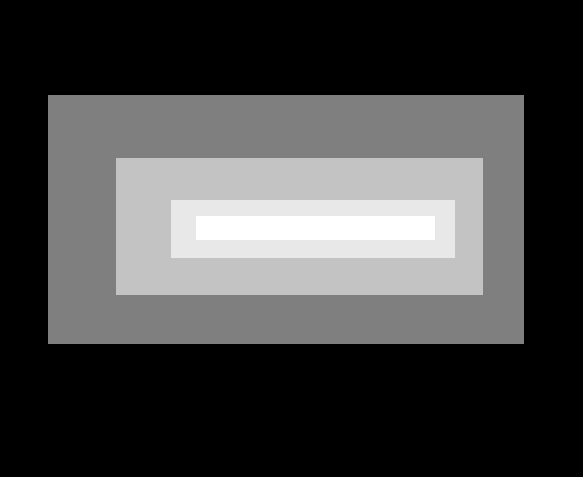
#> input picture five.png, 583 x 477 px
$ jupyter execute Gray_Level_Obj_detection.ipynb   (shell and % lines are left out)
#> lines starting #> are read from the running program, lines starting #| are printed output that depends on the picture; after the words box and inside, x2 and y2 are one past the last pixel; in counts of white or black regions, pixels touching at a corner belong together
[cell 1]
# Put these at the top of every notebook, to get automatic reloading and inline plotting - murali

[cell 2]
from tqdm import tqdm_notebook

[cell 3]
import cv2
import numpy as np
import matplotlib.pyplot as plt #importing matplotlib

[cell 4]
img=cv2.imread("five.png",cv2.IMREAD_GRAYSCALE)
#> img is the input picture: shape (477, 583); min 0, max 255, mean 69.1

[cell 5]
plt.imshow(img,cmap = plt.cm.gray)
plt.title('my picture')
plt.show()

[cell 6]
np.unique(img)
#> Out = [0, 127, 195, 232, 255]

[cell 7]
def calc_unique(img):
    return np.unique(img)

[cell 8]
def count_unique_(img):

    count_unique=dict()
    rows=img.shape[0]
    cols=img.shape[1]

    for row in range(rows):
        for col in range(cols):
            count_unique[img[row][col]]=count_unique.get(img[row][col],0)+1

    import operator
    print(sorted(count_unique.items(), key=operator.itemgetter(1)))


    count_unique = sorted(count_unique.items(), key=operator.itemgetter(1))


    print(count_unique)

    return count_unique

[cell 9]
def find_background(count_unique):
    return count_unique[-1][0]

[cell 10]
import operator
def binarize(img,count_unique,i):

    print("---binarize--")


    bg_color=find_background(count_unique)


    count_unique = count_unique[:-1]

    largest=count_unique[-1-i][0]
    smallest=count_unique[i+0][0]


    dup_count_unique=count_unique.copy()

#     dup_count_unique[largest]=largest
#     dup_count_unique[smallest]=smallest


    filler=dict()

    filler[largest]=largest
    filler[smallest]=smallest
    filler[bg_color]=bg_color

    for key,count in dup_count_unique:

        if key !=largest and key!=smallest:
            filler[key]= bg_color


    print(dup_count_unique)
    print(filler)

    rows=img.shape[0]
    cols=img.shape[1]
    new_img=img.copy()
    for row in range(rows):
        for col in range(cols):
            new_img[row][col]=filler.get(img[row][col],bg_color)


    return new_img

[cell 11]
count_uniq=count_unique_(img)
#> after the loop in count_unique_, `for row in range(rows):`: count_unique = {0: 159567, 127: 68245, 195: 33807, 232: 10736, 255: 5736}
#| [(255, 5736), (232, 10736), (195, 33807), (127, 68245), (0, 159567)]
#> in count_unique_, `count_unique = sorted(count_unique.items(), key=operator.itemgetter(1))`: count_unique = [(255, 5736), (232, 10736), (195, 33807), (127, 68245), (0, 159567)]
#| [(255, 5736), (232, 10736), (195, 33807), (127, 68245), (0, 159567)]
#> count_uniq has the same summary as count_unique in count_unique_
final_image= binarize(img,count_uniq,0)
#> in binarize, `bg_color=find_background(count_unique)`: bg_color = 0
#> in binarize, `count_unique = count_unique[:-1]`: count_unique = [(255, 5736), (232, 10736), (195, 33807), (127, 68245)]
#> in binarize, `largest=count_unique[-1-i][0]`: largest = 127
#> in binarize, `smallest=count_unique[i+0][0]`: smallest = 255
#> in binarize, `dup_count_unique=count_unique.copy()`: dup_count_unique has the same summary as count_unique
#> the loop in binarize, `for key,count in dup_count_unique: ` made 4 passes
#> after the loop in binarize, `for key,count in dup_count_unique:`: filler = {127: 127, 255: 255, 0: 0, 232: 0, 195: 0}
#| [(255, 5736), (232, 10736), (195, 33807), (127, 68245)]
#| {127: 127, 255: 255, 0: 0, 232: 0, 195: 0}
#> after the loop in binarize, `for row in range(rows):`:
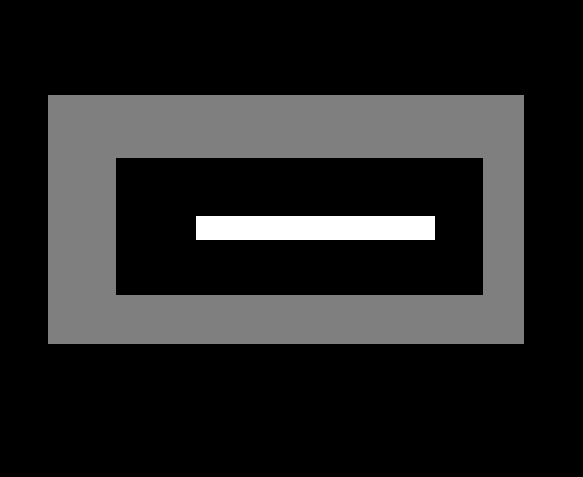
#> new_img: shape (477, 583); 16.02% of pixels changed, all inside (x1, y1, x2, y2) = (116, 158, 483, 295)

[cell 12]
plt.imshow(final_image,cmap = plt.cm.gray)
plt.title('my picture')
plt.show()

[cell 13]
cv2.imwrite("1st_level.png",final_image)
#> Out = True

[cell 14]
final_image2= binarize(img,count_uniq,1)
#> call 2 of binarize, with i = 1
#> in binarize (call 2), `largest=count_unique[-1-i][0]`: largest = 195
#> in binarize (call 2), `smallest=count_unique[i+0][0]`: smallest = 232
#> the loop in binarize (call 2), `for key,count in dup_count_unique: ` made 4 passes
#> after the loop in binarize (call 2), `for key,count in dup_count_unique:`: filler = {195: 195, 232: 232, 0: 0, 255: 0, 127: 0}
#| [(255, 5736), (232, 10736), (195, 33807), (127, 68245)]
#| {195: 195, 232: 232, 0: 0, 255: 0, 127: 0}
#> after the loop in binarize (call 2), `for row in range(rows):`:
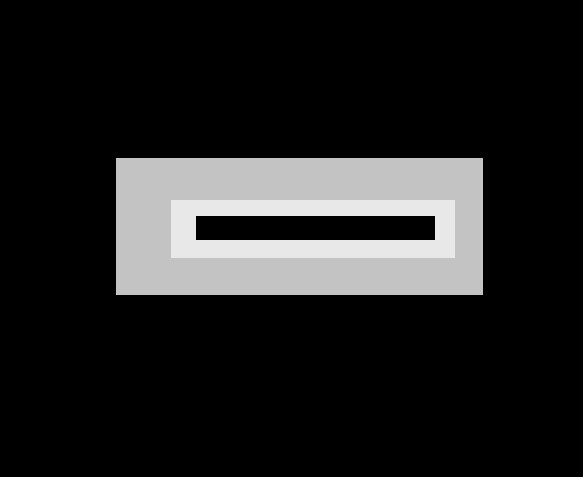
#> new_img: shape (477, 583); min 0, max 232, mean 32.7

[cell 15]
plt.imshow(final_image2,cmap = plt.cm.gray)
plt.title('my picture')
plt.show()

[cell 16]
cv2.imwrite("2nd_level.png",final_image2)
#> Out = True
